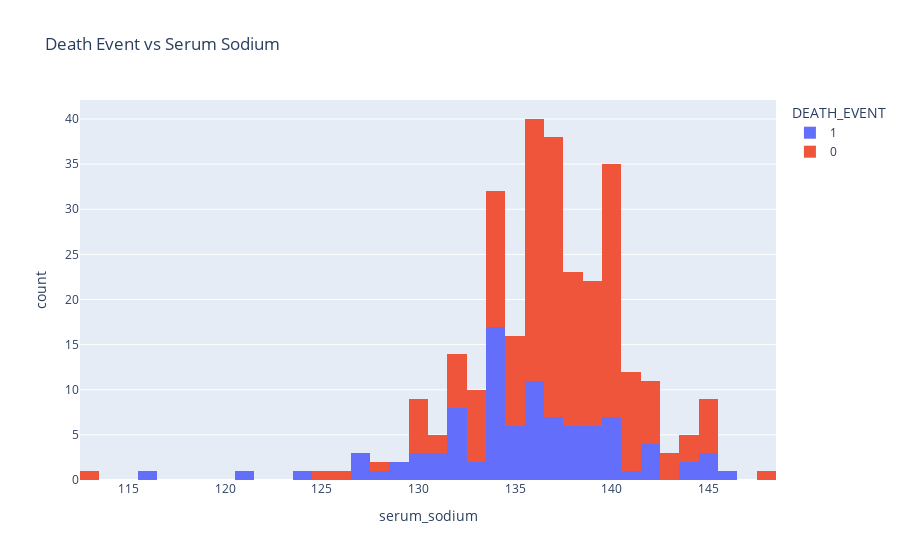

Write notebook code for a chart like this one.
### Markdown cell above
### Jumlah kematian dan jumlah kadar natrium dalam darah

### Code cell
fig = px.histogram(df, x = 'serum_sodium', color ='DEATH_EVENT' ,title= 'Death Event vs Serum Sodium')
fig.show()

### Figure 1 — Plotly figure (JSON) as saved in the notebook; plotly's stock layout.template omitted (floating-point values rounded to 4 significant figures; data arrays with more than 128 entries replaced by an {"elided": "..."} marker saying what was removed)
{"data": [{"alignmentgroup": "True", "bingroup": "x", "hovertemplate": "DEATH_EVENT=1<br>serum_sodium=%{x}<br>count=%{y}<extra></extra>", "legendgroup": "1", "marker": {"color": "#636efa", "pattern": {"shape": ""}}, "name": "1", "offsetgroup": "1", "orientation": "v", "showlegend": true, "type": "histogram", "x": [130, 136, 129, 137, 116, 132, 137, 131, 138, 133, 131, 140, 137, 137, 136, 140, 127, 140, 121, 136, 140, 134, 144, 138, 136, 134, 132, 134, 132, 128, 140, 134, 134, 145, 142, 134, 136, 139, 142, 135, 130, 138, 133, 140, 138, 139, 146, 134, 132, 132, 136, 136, 139, 131, 145, 127, 136, 140, 142, 135, 132, 134, 139, 132, 141, 135, 138, 132, 137, 134, 134, 124, 134, 139, 134, 135, 142, 139, 135, 134, 136, 136, 134, 137, 136, 134, 144, 135, 145, 130, 137, 134, 127, 138, 129, 134], "xaxis": "x", "yaxis": "y"}, {"alignmentgroup": "True", "bingroup": "x", "hovertemplate": "DEATH_EVENT=0<br>serum_sodium=%{x}<br>count=%{y}<extra></extra>", "legendgroup": "0", "marker": {"color": "#EF553B", "pattern": {"shape": ""}}, "name": "0", "offsetgroup": "0", "orientation": "v", "showlegend": true, "type": "histogram", "x": {"elided": "203 int values"}, "xaxis": "x", "yaxis": "y"}], "layout": {"barmode": "relative", "legend": {"title": {"text": "DEATH_EVENT"}, "tracegroupgap": 0}, "title": {"text": "Death Event vs Serum Sodium"}, "xaxis": {"anchor": "y", "domain": [0, 1], "title": {"text": "serum_sodium"}}, "yaxis": {"anchor": "x", "domain": [0, 1], "title": {"text": "count"}}}}
